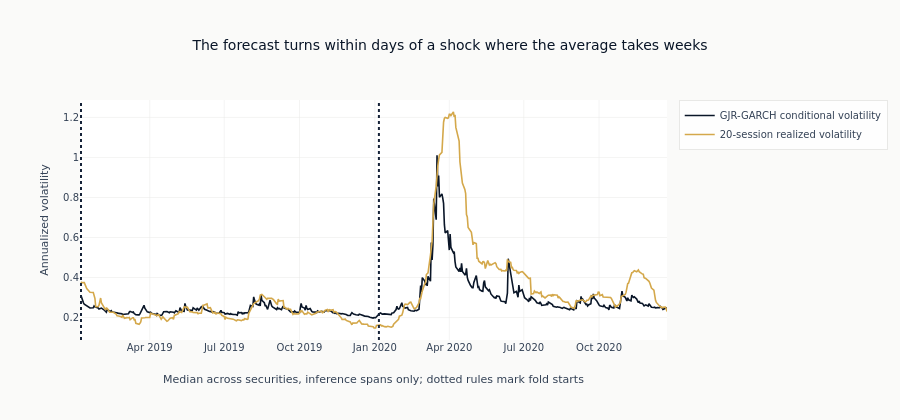

The notebook cell this image was saved under:
### Markdown cell above
### F2. What the model inferred, over the sessions it was run over

The feature itself, drawn against the quantity it is meant to improve on. The line is the median
across securities of the conditional volatility the model reports, and beside it the median of
stage 03's 20-session realized volatility on the same dates. Two restrictions apply and both
matter. Only the **inference** spans are drawn, because the estimation windows are the sessions
the parameters came from and the reader is owed a picture of the feature where it is out of
sample. And only the **development** folds are drawn: the holdout fold's values are in the
artifact because a later stage needs them, and a figure read during development does not get to
look at them.

What to look for is not that the two agree - they are different quantities, one an estimate of
the next session and the other an average over the last twenty - but *when* they part company.
A conditional volatility responds to a shock the session after it, while a twenty-session
average takes a month to absorb it and another month to forget it.

### Code cell
financial = pl.read_parquet(FINANCIAL_PATH).select(
    [*PANEL_KEY, "iv_30_atm", "rv_20", "ivrv_spread"]
)
DEVELOPMENT_FOLDS = [row["fold"] for row in splits if not row["is_holdout"]]
inference_only = pl.concat(
    [
        garch.filter(
            (pl.col("fold") == row["fold"])
            & (pl.col("timestamp") >= pl.lit(row["infer_start"]).str.to_date())
            & (pl.col("timestamp") <= pl.lit(row["infer_end"]).str.to_date())
        )
        for row in splits
        if not row["is_holdout"]
    ]
).sort(PANEL_KEY)

daily_medians = (
    inference_only.join(financial, on=PANEL_KEY, how="left")
    .group_by("timestamp")
    .agg(
        pl.col("garch_cond_vol").median().alias("conditional"),
        pl.col("rv_20").median().alias("realized"),
    )
    .sort("timestamp")
)

series_colours = ml4t_palette(2, categorical=True)
fig = go.Figure()
for column, name, colour in (
    ("conditional", "GJR-GARCH conditional volatility", series_colours[0]),
    ("realized", "20-session realized volatility", series_colours[1]),
):
    fig.add_scatter(
        x=daily_medians["timestamp"].to_list(),
        y=daily_medians[column].to_list(),
        mode="lines",
        name=name,
        line=dict(color=colour, width=1.6),
    )
for row in splits:
    if not row["is_holdout"]:
        fig.add_vline(x=row["infer_start"], line_dash="dot", line_color=ml4t_palette(3)[2])
fig.update_layout(
    title="The forecast turns within days of a shock where the average takes weeks",
    xaxis_title="Median across securities, inference spans only; dotted rules mark fold starts",
    yaxis_title="Annualized volatility",
    height=420,
)
show_plotly_with_alt(
    fig,
    "Two lines of median annualized volatility across securities over the two inference spans, "
    "2019 and 2020, with dotted rules at each fold start. Through 2019 both run together between "
    "roughly 0.18 and 0.30. In late February 2020 both climb steeply; the conditional volatility "
    "peaks first, near 1.0, and falls back below 0.4 within about six weeks, while the "
    "twenty-session realized volatility peaks higher, near 1.2, holds that level for several "
    "weeks and then declines in steps through the summer. From July 2020 the realized line stays "
    "above the conditional one for most of the rest of the year, including a separate rise to "
    "about 0.42 in the autumn that the conditional line barely registers.",
)

### Figure 1 — Plotly figure (JSON) as saved in the notebook; plotly's stock layout.template omitted (floating-point values rounded to 4 significant figures; data arrays with more than 128 entries replaced by an {"elided": "..."} marker saying what was removed)
{"data": [{"line": {"color": "#0a1628", "width": 1.6}, "mode": "lines", "name": "GJR-GARCH conditional volatility", "type": "scatter", "x": {"elided": "497 str values"}, "y": {"elided": "497 float values"}}, {"line": {"color": "#D4A84B", "width": 1.6}, "mode": "lines", "name": "20-session realized volatility", "type": "scatter", "x": {"elided": "497 str values"}, "y": {"elided": "497 float values"}}], "layout": {"height": 420, "shapes": [{"line": {"color": "#152238", "dash": "dot"}, "type": "line", "x0": "2020-01-06", "x1": "2020-01-06", "xref": "x", "y0": 0, "y1": 1, "yref": "y domain"}, {"line": {"color": "#152238", "dash": "dot"}, "type": "line", "x0": "2019-01-07", "x1": "2019-01-07", "xref": "x", "y0": 0, "y1": 1, "yref": "y domain"}], "title": {"text": "The forecast turns within days of a shock where the average takes weeks"}, "xaxis": {"title": {"text": "Median across securities, inference spans only; dotted rules mark fold starts"}}, "yaxis": {"title": {"text": "Annualized volatility"}}}}
